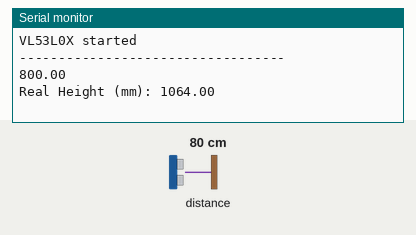
The sketch below on a simulated Arduino Uno, built with avr-gcc and run on an emulated ATmega328P. Shown: the last lines printed to the serial monitor. Inputs (shaded band) come from the test bench; at power-on: distance to the obstacle 80 cm.

Above: at 1.2 s.
1.3 s: distance to the obstacle set to 250 cm
At 3.6 s:
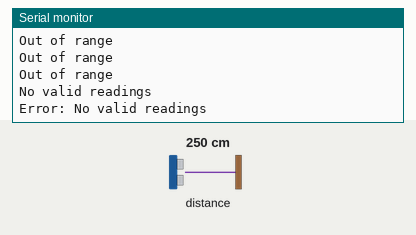
3.9 s: distance to the obstacle set to 2 cm
At 4.8 s:
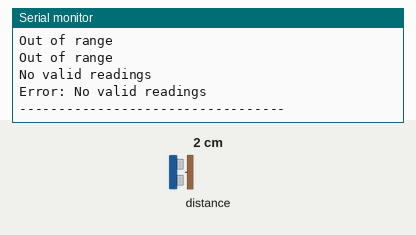

Measured:
- after the input at 1.3 s, the serial monitor: prints a new line after 0.73 s (image 1)

The sketch:

motor_solenoidValve_testCode.ino
```cpp
#include <Wire.h>
#include <Adafruit_VL53L0X.h>

Adafruit_VL53L0X lox = Adafruit_VL53L0X();

void setup() {

  Serial.begin(115200);

  if (!lox.begin()) {
    Serial.println(F("Failed to boot VL53L0X"));
    while (1);
  }
  Serial.println(F("VL53L0X started"));
}

void loop() {
    Serial.println("----------------------------------");
  float realHeight = tofMeasureWaterLevel();

  if (realHeight != -1) {
    //Serial.print("Apparent Height (mm): ");
    Serial.println(realHeight / 1.33); // Calculate and print the apparent height
    Serial.print("Real Height (mm): ");
    Serial.println(realHeight); // Print the corrected real height
  } else {
    Serial.println("Error: No valid readings");
  }

  delay(1000); // Delay to avoid rapid looping
}

float tofMeasureWaterLevel() {
  VL53L0X_RangingMeasurementData_t measure;
  float total = 0;
  int validReadings = 0;

  for (int i = 0; i < 30; i++) {
    lox.rangingTest(&measure, false);

    if (measure.RangeStatus != 4) {  // Phase failures have incorrect data
      total += measure.RangeMilliMeter;
      validReadings++;
    } else {
      Serial.println("Out of range");
    }
  }

  if (validReadings > 0) {
    float apparentHeight = total / validReadings;
    float realHeight = apparentHeight * 1.33; // Correct the height using the refractive index
    return realHeight;
  } else {
    Serial.println("No valid readings");
    return -1;  // Return -1 to indicate an error
  }
}
```
